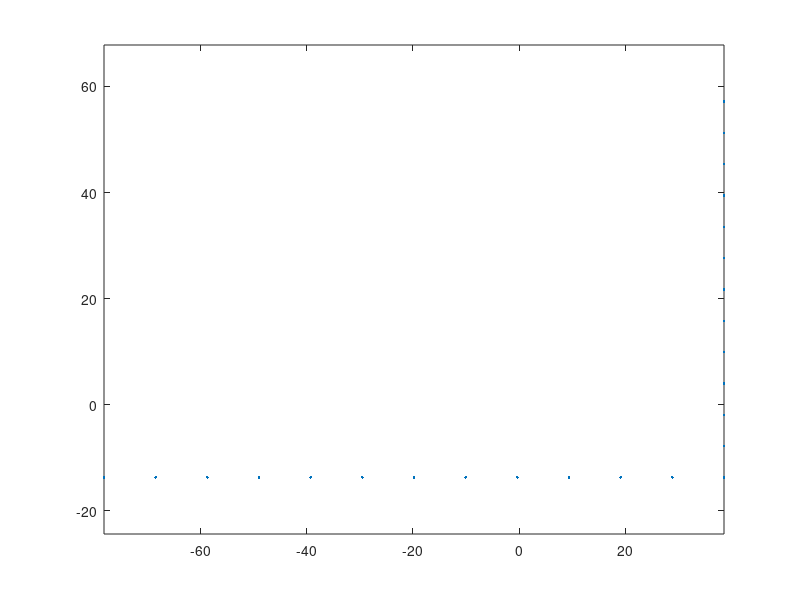
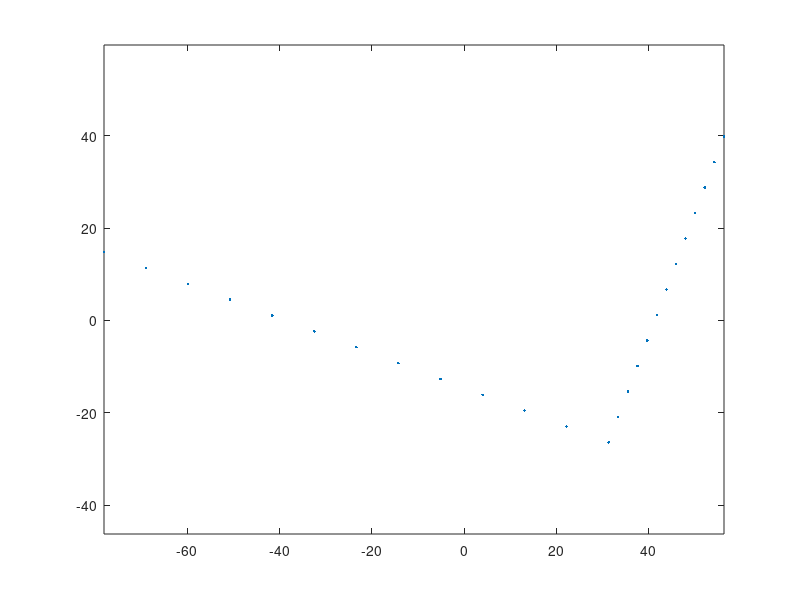

Write MATLAB code to recreate these figures, in order.
%% form a fiber section of a L section
clear;clc;
%% input section propertities
% a = length of leg 1 (long)
% b = length of leg 2 (short)
% t = thickness/inch
% nfa = number of fibers along leg 1
% nfb = number of fibers along leg 2
% nft = number of fibers along thickness (assume 1 here)
a=126.6;
b=76.7;
t=6.56;
nfa=13;
nfb=13;
nft=1;
%% torsional stiffness
J=(a+b-t)*t^3/3;
%% calculate coordinates of centroid with respect to the vertex of L section
A=(a+b)*t-t^2; % section area
yc=((a-t)*t*t/2+b*t*b/2)/A; % distance between centroid and vertex in the local y' direction
zc=((b-t)*t*t/2+a*t*a/2)/A; % distance between centroid and vertex in the local z' direction

%% calculate principle axes (rotation from local axes y'-z' to principle axes y-z)
I1y=1/12*t*a^3+(a/2-zc)^2*t*a; % moment of inertia of leg 1 w.r.t. y'
I1z=1/12*a*t^3+(yc-t/2)^2*t*a; % moment of inertia of leg 1 w.r.t. z'
I1yz=0+(a/2-zc)*(yc-t/2)*t*a; % moment of inertia of leg 1 w.r.t. y'-z'
I2y=1/12*(b-t)*t^3+(zc-t/2)^2*t*(b-t); % moment of inertia of leg 2 w.r.t. y'
I2z=1/12*t*(b-t)^3+((b-t)/2+t-yc)^2*t*(b-t); % moment of inertia of leg 2 w.r.t. z'
I2yz=0+(zc-t/2)*((b-t)/2+t-yc)*t*(b-t); % moment of inertia of leg 2 w.r.t. y'-z'
Iy1=I1y+I2y; % moment of inertia of L section w.r.t. y'
Iz1=I1z+I2z; % moment of inertia of L section w.r.t. z'
Iyz1=I1yz+I2yz; % moment of inertia of L section w.r.t. y'-z'
Iy=(Iy1+Iz1)/2+1/2*sqrt((Iy1-Iz1)^2+4*Iyz1^2); % moment of inertia of L section w.r.t. y
Iz=(Iy1+Iz1)/2-1/2*sqrt((Iy1-Iz1)^2+4*Iyz1^2); % moment of inertia of L section w.r.t. y
alpha=atan(-2*Iyz1/(Iz1-Iy1))/2; % rotation from local axes y'-z' to principle axes y-z
alpha=abs(alpha); %make sure alpha is positive at pi/4 (equal legs)
%% calculate fiber coordinates w.r.t. z'-y'
SCcoordz1y1=[zc-t/2;-(yc-t/2)]; % shear center coordinates w.r.t. z'-y'
P=zeros(2,nfa+nfb-1); % fiber coordinates w.r.t. z'-y', first row of P is z', second row of P is y'
dPz=[-a/nfa;0];
dPy=[0;b/nfb];
for i=1:nfa
    P(:,i)=SCcoordz1y1+(i-1)*dPz;
end
for i=1:(nfb-1)
    P(:,nfa+i)=SCcoordz1y1+i*dPy;
end
plot(P(1,:),P(2,:),'.')
axis equal
%% transform fiber coordinates to z-y
T=[cos(alpha),sin(alpha);
    -sin(alpha),cos(alpha)]; % transformation matrix
Q=T*P; % first row of Q is z, second row of Q is y
figure
plot(Q(1,:),Q(2,:),'.')
axis equal
%% Calculate approximate elastic properties (Iy, Iz, betaY and betaZ)
Af=zeros(nfa+nfb-1,1); % area of each fiber
Af(1)=a/nfa*b/nfb-(a/nfa-t)*(b/nfb-t);
Af(2:nfa)=a/nfa*t;
Af(nfa+1:nfa+nfb-1)=b/nfb*t;

Qsquared=Q.^2;
IyIz_appr=Qsquared*Af; % approximate to [Iy;Iz]

QsumCol=sum(Qsquared,1); % calculate y^2+z^2
QsumColz=Q(1,:).*QsumCol; % calculate z(y^2+z^2)
QsumColy=Q(2,:).*QsumCol; % calculate y(y^2+z^2)
betaY=QsumColz*Af/Iy-2*Q(1,1);
betaZ=QsumColy*Af/Iz-2*Q(2,1);

%% output Tcl command lines to generate fiber sections
fileID1=fopen('Lsection48B.tcl','w');
%fprintf(fileID,'%7s %5s %5i %1s\n','section','Fiber',10000+secID,'{');
for i = 1:(nfa+nfb-1)
%                                                                          %fiber %yLoc  %zLoc   Area    MaterialID  SectorialCoord ys, and zs of shear center
    fprintf(fileID1,'    %5s %16.8f %16.8f %16.8f %2i%1s\n','fiber',Q(2,i),Q(1,i),Af(i),i,';');
end
fclose(fileID1);

%% output L section properties
fileID=fopen('LsectionProperties48B.tcl','w');
                                           % ys     zs     
fprintf(fileID,'%16.8f %16.8f %16.8f %16.8f\n',Q(2,1),Q(1,1),alpha,J);
fclose(fileID);

%% calculate polar radius of gyration
r02=Q(2,1)^2+Q(1,1)^2+(Iy+Iz)/A;
r0=sqrt(r02);